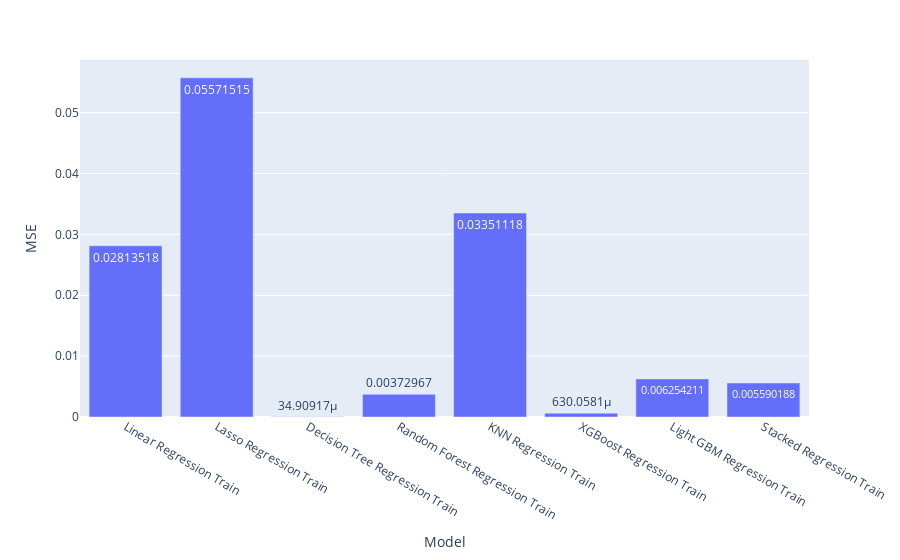

Notebook code for this chart:
### Code cell
import plotly.express as px
fig = px.bar(results_train_df, x='Model', y='MSE',text_auto=True)
fig.show()

### Figure 1 — Plotly figure (JSON) as saved in the notebook; plotly's stock layout.template omitted (floating-point values rounded to 4 significant figures)
{"data": [{"alignmentgroup": "True", "hovertemplate": "Model=%{x}<br>MSE=%{y}<extra></extra>", "legendgroup": "", "marker": {"color": "#636efa", "pattern": {"shape": ""}}, "name": "", "offsetgroup": "", "orientation": "v", "showlegend": false, "textposition": "auto", "texttemplate": "%{y}", "type": "bar", "x": ["Linear Regression Train", "Lasso Regression Train", "Decision Tree Regression Train", "Random Forest Regression Train", "KNN Regression Train", "XGBoost Regression Train", "Light GBM Regression Train", "Stacked Regression Train"], "xaxis": "x", "y": [0.02814, 0.05572, 3.491e-05, 0.00373, 0.03351, 0.0006301, 0.006254, 0.00559], "yaxis": "y"}], "layout": {"barmode": "relative", "legend": {"tracegroupgap": 0}, "margin": {"t": 60}, "xaxis": {"anchor": "y", "domain": [0, 1], "title": {"text": "Model"}}, "yaxis": {"anchor": "x", "domain": [0, 1], "title": {"text": "MSE"}}}}
